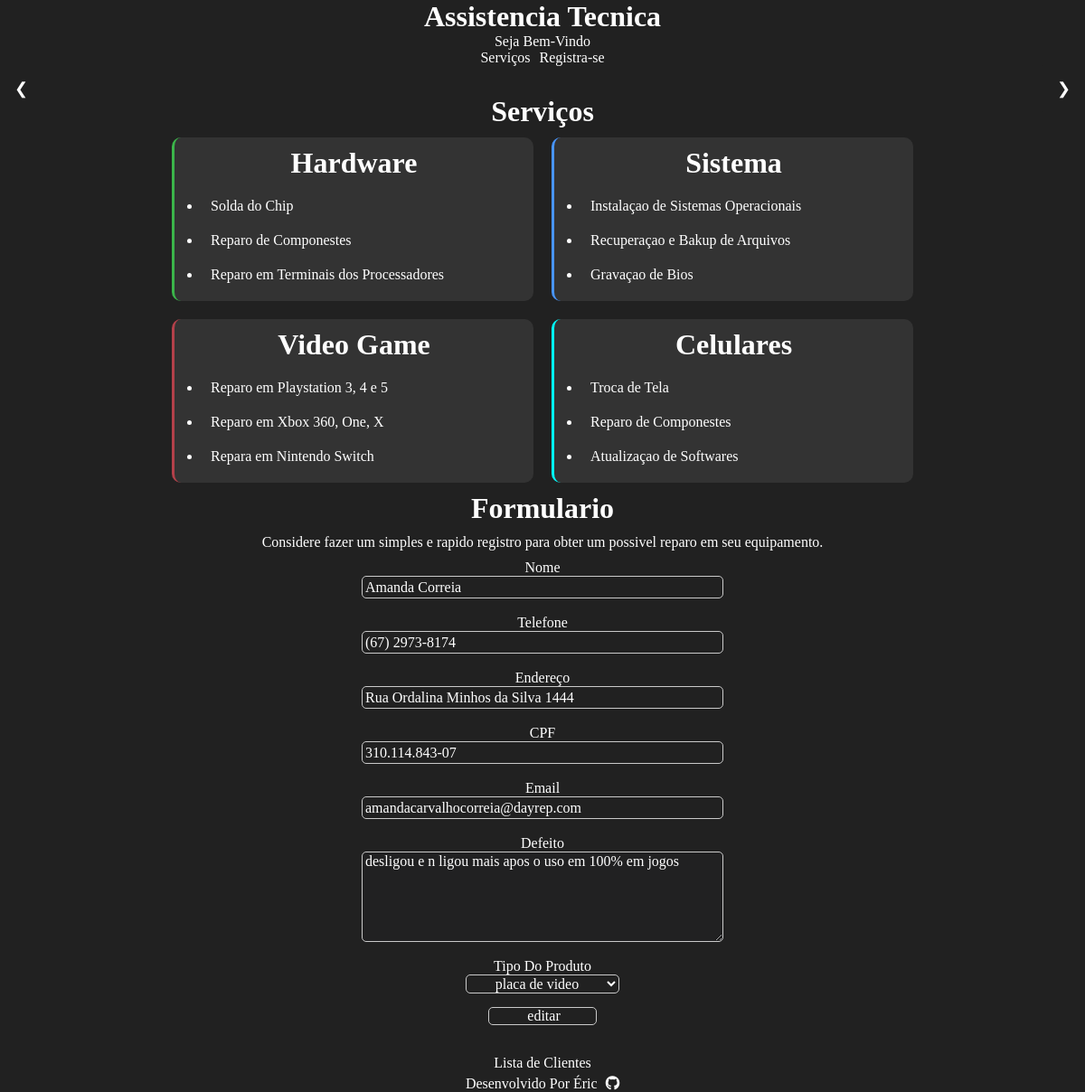
Screenshot of /Crud/editar.php?id_cliente=51 with the database file from the repository.
### tables this page shows
CREATE TABLE `cliente` (
  `id_cliente` int(11) NOT NULL AUTO_INCREMENT,
  `nome` varchar(255) NOT NULL,
  `telefone` varchar(255) NOT NULL,
  `endereco` text NOT NULL,
  `cpf` varchar(15) NOT NULL,
  `email` text NOT NULL,
  `defeito` text NOT NULL,
  `id_produto` int(11) DEFAULT NULL,
  `dh_registro` datetime DEFAULT NULL,
  PRIMARY KEY (`id_cliente`)
);

### Poo/ClientesDao.php (called while the page is built, shortened)
<?php
class ClientesDao
{
    public function read_where($id_cliente)
    {
        $sql = "SELECT * FROM cliente WHERE id_cliente = $id_cliente";
        $connection = new Conexao();
        $con =  $connection->getConn();
        return mysqli_query($con, $sql);
    }
}

### Poo/ProdutoDao.php (called while the page is built, shortened)
<?php
class ProdutoDao
{
    public function read()
    {
        $sql = "SELECT * FROM produto";
        $connection = new Conexao();
        $con =  $connection->getConn();
        return mysqli_query($con, $sql);
    }
}

### Crud/editar.php (the view, shortened to what this page needs)
<?php
require_once '../Poo/ClientesDao.php';
$id_clientes = new Clientes();
$id_clientes->get($_GET);
$cliente = new Clientesdao();
$resultado = $cliente->read_where($id_clientes->getId_cliente());
$clientes = mysqli_fetch_array($resultado);
?>
<!DOCTYPE html>
<html lang="pt-br">
<head>
    <link rel="stylesheet" href="../Main/css/Style.css">
    <link rel="stylesheet" href="../Main/css/SliderShow.css">
</head>
<body>
    <header>
        <h1 class="titulos">Assistencia Tecnica</h1>
        <p class="textos">Seja Bem-Vindo</p>
        <nav>
            <ul>
                <li><a href="#Serviços" class="textos">Serviços</a></li>
                <li><a href="#Formulario" class="textos">Registra-se</a></li>
            </ul>
        </nav>
    </header>
    <section class="slideshow-container">
        <div class="mySlides fade">
        </div>
        <a class="prev" onclick="plusSlides(-1)">&#10094;</a>
        <a class="next" onclick="plusSlides(1)">&#10095;</a>
    </section>
    <h1 class="servicos titulos" id="Serviços">Serviços</h1>
    <section class="row">
        <div class="card green">
            <h2 class="titulos">Hardware</h2>
            <p>
            <ul>
                <li class="textos">Solda do Chip</li>
                <li class="textos">Reparo de Componestes</li>
                <li class="textos">Reparo em Terminais dos Processadores</li>
            </ul>
            </p>
        </div>
        <div class="card blue">
            <h2 class="titulos">Sistema</h2>
            <p>
            <ul>
                <li class="textos">Instalaçao de Sistemas Operacionais</li>
                <li class="textos">Recuperaçao e Bakup de Arquivos</li>
                <li class="textos">Gravaçao de Bios</li>
            </ul>
            </p>
        </div>
        <div class="card red">
            <h2 class="titulos">Video Game</h2>
            <p>
            <ul>
                <li class="textos">Reparo em Playstation 3, 4 e 5</li>
                <li class="textos">Reparo em Xbox 360, One, X</li>
                <li class="textos">Repara em Nintendo Switch</li>
            </ul>
            </p>
        </div>
        <div class="card cian">
            <h2 class="titulos">Celulares</h2>
            <p>
            <ul>
                <li class="textos">Troca de Tela</li>
                <li class="textos">Reparo de Componestes</li>
                <li class="textos">Atualizaçao de Softwares</li>
            </ul>
            </p>
        </div>
    </section>
    <section class="form">
        <h1 class="titulos" id="Formulario">Formulario</h1>
        <p class="textos">Considere fazer um simples e rapido registro para obter um possivel reparo em seu equipamento.
        </p>
        <form action="../Crud/update.php" method="post">
            <label for="nome" class="textos">Nome</label>
            <input class="textos" type="text" name="nome" id="nome" placeholder="Digite Seu Nome" required value="<?php echo $clientes['nome']; ?>"><br>
            <label for="telefone" class="textos">Telefone</label>
            <input class="textos" type="tel" name="telefone" id="telefone" placeholder="Digite Seu Telefone" required value="<?php echo $clientes['telefone']; ?>"><br>
            <label for="endereço" class="textos">Endereço</label>
            <input class="textos" type="text" name="endereco" id="endereco" placeholder="Digite Seu Endereço" required value="<?php echo $clientes['endereco']; ?>"><br>
            <label for="cpf" class="textos">CPF</label>
            <input class="textos" type="text" name="cpf" id="cpf" placeholder="Digite Seu Cpf" required value="<?php echo $clientes['cpf']; ?>"><br>
            <label for="email" class="textos">Email</label>
            <input class="textos" type="email" name="email" id="email" placeholder="Digite Seu Email" required value="<?php echo $clientes['email']; ?>"><br>
            <label for="defeito" class="textos">Defeito</label>
            <textarea class="textos" name="defeito" id="defeito" cols="30" rows="10" placeholder="Descreva o Defeito Do Equipamento" required><?php echo $clientes['defeito']; ?></textarea><br>
            <label class="textos" for="defeito">Tipo Do Produto</label>
            <select class="textos" required name="id_produto">
                <?php
                require_once '../Poo/ProdutoDao.php';
                $ProdutoDao = new ProdutoDao();
                $resultado = $ProdutoDao->read();
                while ($produtos = mysqli_fetch_array($resultado)) {
                    if ($produtos['id_produto'] == $clientes['id_produto']) {
                ?>
                        <option selected value="<?php echo $produtos['id_produto']; ?>"><?php echo $produtos['tipo']; ?> </option>
                    <?php
                    } else {
                    ?>
                        <option value="<?php echo $produtos['id_produto']; ?>"><?php echo $produtos['tipo']; ?> </option>
                <?php
                    }
                }
                ?>
            </select>
            <input class="textos" type="submit" name="btn-editar" value="editar"><br>
        </form>
        <a class="textos" href="../Main/TabelaAdm.php">Lista de Clientes</a>
    </section>
    <footer>
        <a target="_black" href="https://github.com/ericrq" class="textos">Desenvolvido Por Éric <i class="fa fa-github"></i></a>
    </footer>
</body>
</html>

### Main/css/Style.css (style rules this page uses)
* { margin: 0; padding: 0; outline: 0; box-sizing: border-box; background-color: #212121; scroll-behavior: smooth; text-decoration: none; }
.titulos { font-family: 'Sriracha', cursive; color: #fff; font-size: 2em; text-align: center; }
.textos { font-family: 'Passion One', cursive; color: #fff; font-size: 1em; }
header { text-align: center; margin-bottom: 10px; }
nav ul { list-style-type: none; margin: 0; padding: 0; display: flex; justify-content: center; }
nav a { margin-left: 5px; margin-right: 5px; }
.servicos { text-align: center; margin-top: 2px; }
.row { display: flex; justify-content: center; align-items: center; }
.card { border-radius: 10px; padding: 10px 30px; width: 400px; transition: all 0.3s ease-out; background-color: #333333; margin: 10px; }
.card h2 { padding-bottom: 10px; }
.card li { padding: 10px; }
.card>p, .card>h2, .card li { background-color: #333333; }
@media (max-width: 1300px) { .row { flex-wrap: wrap; } }
.blue { border-left: 3px solid #4895ff; }
.green { border-left: 3px solid #3bb54a; }
.red { border-left: 3px solid #b3404a; }
.cian { border-left: 3px solid #00ffff; }
.form { display: flex; flex-direction: column; align-items: center; }
form { width: 400px; height: 100%; display: flex; flex-direction: column; align-items: center; }
input { width: 100%; height: 25px; border-radius: 5px; background-color: #212121; border: 1px solid #cacaca; padding-left: 3px; }
::placeholder { font-family: 'Sriracha', cursive; font-size: 1em; color: #fff; text-align: center; }
textarea { border: 1px solid #cacaca; width: 100%; height: 100px; border-radius: 5px; background-color: #212122; padding: 1px 3px 0px 3px; }
select, option { width: 170px; border: 1px solid #cacaca; border-radius: 5px; text-align: center; }
button, input[type="submit"] { margin-top: 15px; border-radius: 5px; width: 30%; height: 100%; background-color: #212121; border: 1px solid #cacaca; cursor: pointer; margin-bottom: 15px; }
.form p { padding: 10px 55px; text-align: center; }
footer { display: flex; flex-direction: column; align-items: center; margin-top: 5px; }
footer i { padding-left: 5px; }

### Main/css/SliderShow.css (style rules this page uses)
* { box-sizing: border-box; margin: 0; padding: 0; }
.slideshow-container { width: 100%; position: relative; margin: auto; }
.mySlides { display: none; }
.prev, .next { cursor: pointer; position: absolute; top: 50%; width: auto; margin-top: -22px; padding: 16px; color: rgb(255, 255, 255); font-size: 18px; text-decoration: none; }
.next { right: 0; border-radius: 3px 0 0 3px; }

### rows the page displays
cliente: nome "Amanda Correia", telefone "(67) 2973-8174", endereco "Rua Ordalina Minhos da Silva 1444", cpf "310.114.843-07", email "amandacarvalhocorreia@dayrep.com", defeito "desligou e n ligou mais apos o uso em 100% em jogos"

### other values shown
form field id_produto "placa de video"
